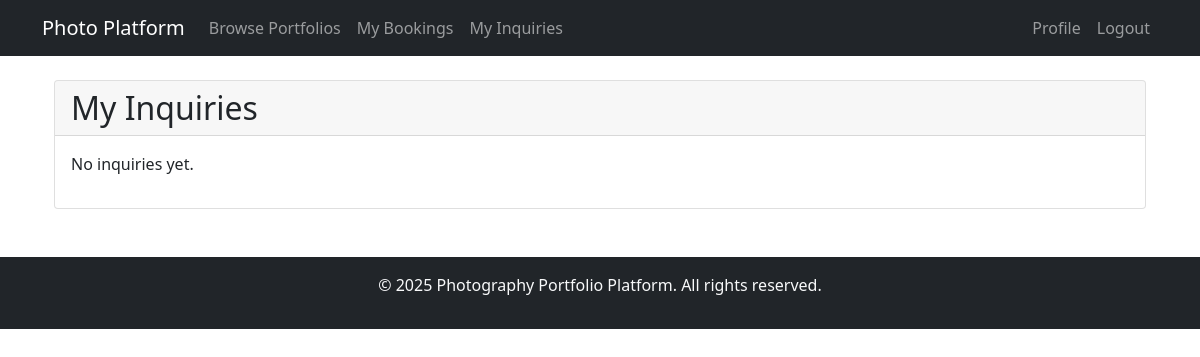
/my-inquiries/ (signed in), run on an earlier commit of the app's database.
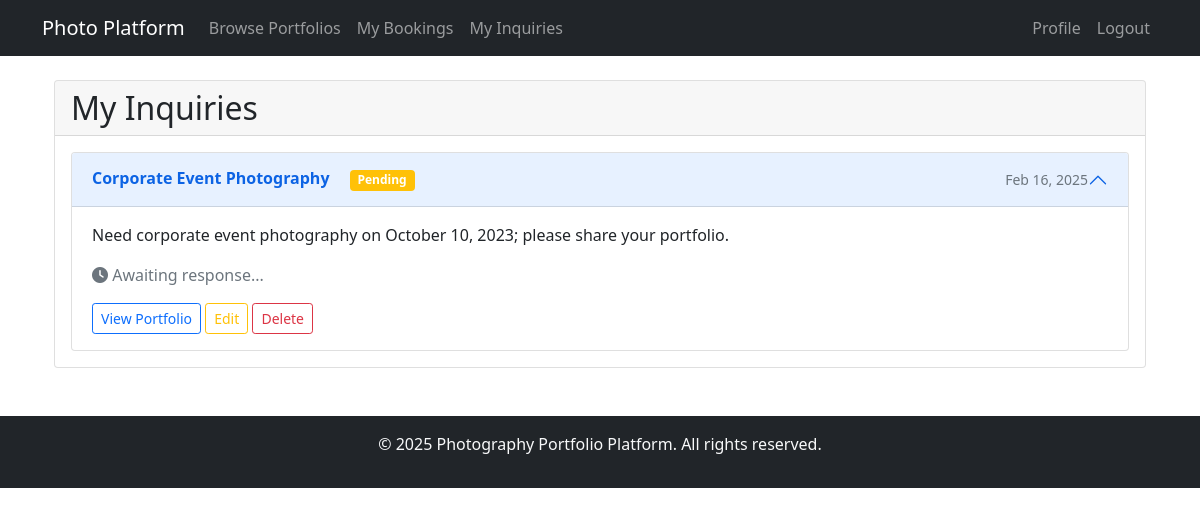
And on a later commit of the database.
### client/models.py (models this page shows, shortened)
class Inquiry(models.Model):
    client = models.ForeignKey(User, on_delete=models.CASCADE, related_name='inquiries')
    photographer = models.ForeignKey(Portfolio, on_delete=models.CASCADE, related_name='inquiries')
    subject = models.CharField(max_length=200)
    message = models.TextField()
    response = models.TextField(blank=True)
    is_resolved = models.BooleanField(default=False)
    created_at = models.DateTimeField(auto_now_add=True)
    updated_at = models.DateTimeField(auto_now=True)

### client/views.py (the view)
# urls.py: path('my-inquiries/', views.my_inquiries, name='my_inquiries'),
@login_required
def my_inquiries(request):
    inquiries = Inquiry.objects.filter(client=request.user).order_by('-created_at')
    return render(request, 'client/my_inquiries.html', {'inquiries': inquiries})

### client/templates/client/my_inquiries.html (shortened to what the changed rows need)
{% extends 'base.html' %}
{% block content %}
<div class="container">
    <div class="row">
        <div class="col-12">
            <div class="card">
                <div class="card-header">
                    <h2 class="mb-0">My Inquiries</h2>
                </div>
                <div class="card-body">
                    {% if inquiries %}
                        <div class="accordion" id="inquiriesAccordion">
                            {% for inquiry in inquiries %}
                                <div class="accordion-item">
                                    <h2 class="accordion-header" id="heading-{{ inquiry.id }}">
                                        <button class="accordion-button {% if not forloop.first %}collapsed{% endif %}"
                                                type="button"
                                                data-bs-toggle="collapse"
                                                data-bs-target="#collapse-{{ inquiry.id }}">
                                            <div class="d-flex w-100 justify-content-between align-items-center">
                                                <div>
                                                    <strong>{{ inquiry.subject }}</strong>
                                                    <span class="ms-3 badge {% if inquiry.is_resolved %}bg-success{% else %}bg-warning{% endif %}">
                                                        {{ inquiry.is_resolved|yesno:"Resolved,Pending" }}
                                                    </span>
                                                </div>
                                                <small class="text-muted ms-3">{{ inquiry.created_at|date:"M d, Y" }}</small>
                                            </div>
                                        </button>
                                    </h2>
                                    <div id="collapse-{{ inquiry.id }}"
                                         class="accordion-collapse collapse {% if forloop.first %}show{% endif %}"
                                         data-bs-parent="#inquiriesAccordion">
                                        <div class="accordion-body">
                                            <p>{{ inquiry.message }}</p>
                                            {% if inquiry.response %}
                                                <div class="card bg-light">
                                                    <div class="card-body">
                                                        <h6 class="card-subtitle mb-2">Photographer's Response:</h6>
                                                        <p class="card-text">{{ inquiry.response }}</p>
                                                    </div>
                                                </div>
                                            {% else %}
                                                <div class="text-muted">
                                                    <i class="fas fa-clock"></i> Awaiting response...
                                                </div>
                                            {% endif %}
                                            <div class="mt-3">
                                                <a href="{% url 'portfolio_detail' inquiry.photographer.id %}" class="btn btn-outline-primary btn-sm">
                                                    View Portfolio
                                                </a>
                                                {% if not inquiry.is_resolved %}
                                                    <a href="{% url 'edit_inquiry' inquiry.id %}" class="btn btn-outline-warning btn-sm">Edit</a>
                                                    <button type="button" class="btn btn-outline-danger btn-sm" data-bs-toggle="modal" data-bs-target="#deleteInquiry-{{ inquiry.id }}">
                                                        Delete
                                                    </button>
                                                {% endif %}
                                            </div>
                                        </div>
                                    </div>
                                </div>
                            {% endfor %}
                        </div>
                    {% else %}
                        <p>No inquiries yet.</p>
                    {% endif %}
                </div>
            </div>
        </div>
    </div>
</div>
{% endblock %}

What changed in the data, as far as the page shows it:
added Inquiry: subject "Corporate Event Photography", is_resolved "Pending", created_at "Feb 16, 2025", message "Need corporate event photography on October 10, 2023; please share your portfolio.", response "Awaiting response..."
Also different on the page:
text no longer shown: "No inquiries yet."
